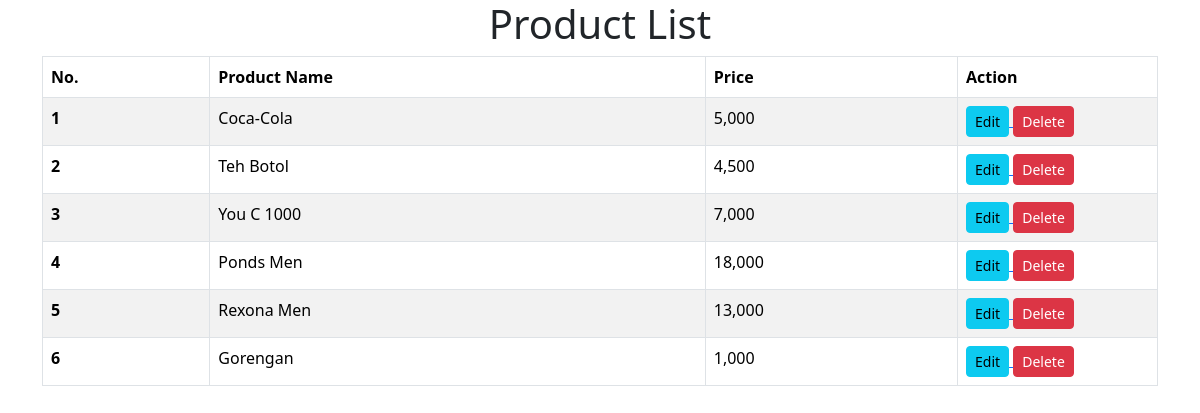
Screenshot of /index.php/product with the database file from the repository.
### tables this page shows
CREATE TABLE `product` (
  `product_id` int(11) NOT NULL,
  `product_name` varchar(100) NOT NULL,
  `product_price` int(11) NOT NULL
);

### application/controllers/Product.php (called while the page is built, shortened)
<?php
class Product extends CI_Controller {
    function __construct() {
        $this->load->model('Product_model');
    }
    function index() {
        $data['product'] = $this->Product_model->get_product();
        $this->load->view('product_view', $data);
    }
}
?>

### index.php (called while the page is built, shortened)
<?php
require_once BASEPATH.'core/CodeIgniter.php';

### application/models/Product_model.php (called while the page is built, shortened)
<?php
class Product_model extends CI_Model {
    function get_product() {
        $query = $this->db->get('product');
        return $query->result();
    }
}
?>

### application/views/Product_view.php (the view, shortened to what this page needs)
<!DOCTYPE html>
<html lang="en">
<head>
    <link rel="stylesheet" href="<?php echo base_url('assets/css/bootstrap.min.css'); ?>">
</head>
<body>
    <div class="container">
        <h1>
            <center>Product List</center>
        </h1>
        <table class="table table-bordered table-striped">
            <thead>
                <tr>
                    <th scope="col">No.</th>
                    <th scope="col">Product Name</th>
                    <th scope="col">Price</th>
                    <th width="200">Action</th>
                </tr>
            <tbody>
            <?php
                $count = 0;
                foreach ($product as $row):
                    $count++;
                ?>
                <tr>
                    <th scope="row"><?php echo $count; ?></th>
                    <td><?php echo $row->product_name; ?></td>
                    <td><?php echo number_format($row->product_price);?></td>
                    <td>
                        <a href="<?php echo site_url('product/get_edit/'.$row->product_id); ?>">
                            <button class="btn btn-sm btn-info">Edit</button>
                        </a>
                        <a href="<?php echo site_url('product/delete/'.$row->product_id); ?>">
                            <button class="btn btn-sm btn-danger">Delete</button>
                        </a>
                    </td>
                </tr>
                <?php endforeach;?>
            </tbody>
        </table>
    </div>
</body>
</html>

### rows the page displays
product: product_name "Coca-Cola", product_price "5,000"
product: product_name "Teh Botol", product_price "4,500"
product: product_name "You C 1000", product_price "7,000"
product: product_name "Ponds Men", product_price "18,000"
product: product_name "Rexona Men", product_price "13,000"
product: product_name "Gorengan", product_price "1,000"
